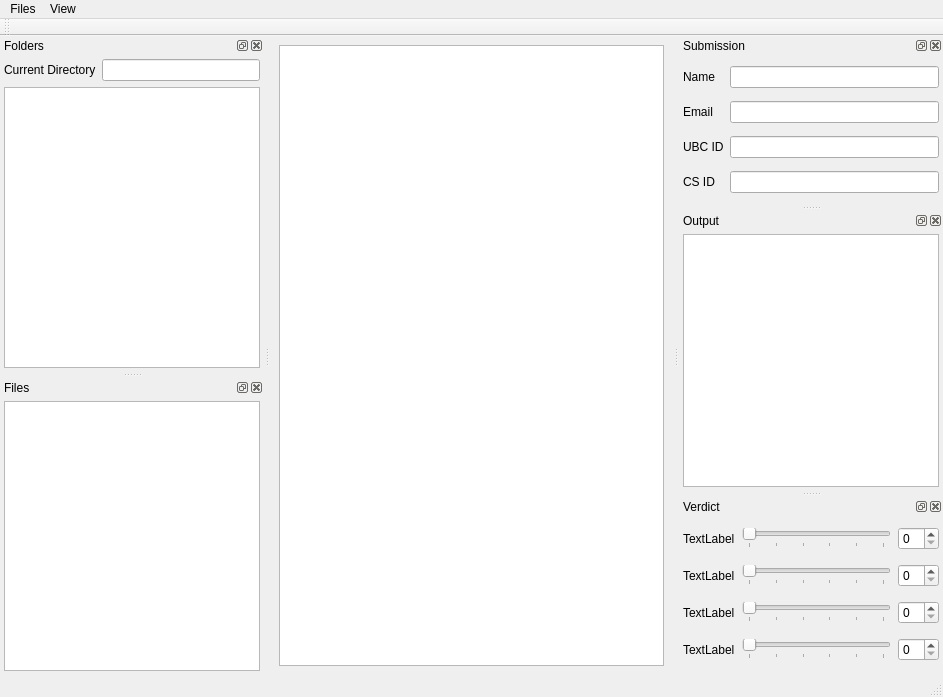
<?xml version="1.0" encoding="UTF-8"?>
<ui version="4.0">
 <class>MainWindow</class>
 <widget class="QMainWindow" name="MainWindow">
  <property name="geometry">
   <rect>
    <x>0</x>
    <y>0</y>
    <width>943</width>
    <height>697</height>
   </rect>
  </property>
  <property name="windowTitle">
   <string>MainWindow</string>
  </property>
  <widget class="QWidget" name="centralwidget">
   <layout class="QVBoxLayout" name="verticalLayout_4">
    <property name="spacing">
     <number>7</number>
    </property>
    <item>
     <widget class="QTextEdit" name="textEdit"/>
    </item>
   </layout>
  </widget>
  <widget class="QMenuBar" name="menubar">
   <property name="geometry">
    <rect>
     <x>0</x>
     <y>0</y>
     <width>943</width>
     <height>26</height>
    </rect>
   </property>
   <widget class="QMenu" name="menuFiles">
    <property name="title">
     <string>Files</string>
    </property>
    <widget class="QMenu" name="menuExport">
     <property name="title">
      <string>Export</string>
     </property>
     <addaction name="actionCSV"/>
     <addaction name="actionText"/>
    </widget>
    <addaction name="actionOpen_folder"/>
    <addaction name="menuExport"/>
    <addaction name="separator"/>
    <addaction name="actionQuit"/>
   </widget>
   <widget class="QMenu" name="menuWindow">
    <property name="title">
     <string>View</string>
    </property>
    <widget class="QMenu" name="menuToolbars">
     <property name="title">
      <string>Toolbars</string>
     </property>
     <addaction name="actionFiler"/>
    </widget>
    <addaction name="actionFolders"/>
    <addaction name="actionFiles"/>
    <addaction name="actionSubmission"/>
    <addaction name="actionOutput"/>
    <addaction name="actionVerdict"/>
    <addaction name="separator"/>
    <addaction name="menuToolbars"/>
   </widget>
   <addaction name="menuFiles"/>
   <addaction name="menuWindow"/>
  </widget>
  <widget class="QDockWidget" name="directoryBrowser">
   <property name="windowTitle">
    <string>Folders</string>
   </property>
   <attribute name="dockWidgetArea">
    <number>1</number>
   </attribute>
   <widget class="QWidget" name="dockWidgetContents">
    <layout class="QVBoxLayout" name="verticalLayout">
     <property name="leftMargin">
      <number>4</number>
     </property>
     <property name="topMargin">
      <number>4</number>
     </property>
     <property name="rightMargin">
      <number>4</number>
     </property>
     <property name="bottomMargin">
      <number>4</number>
     </property>
     <item>
      <layout class="QHBoxLayout" name="horizontalLayout">
       <item>
        <widget class="QLabel" name="label">
         <property name="text">
          <string>Current Directory</string>
         </property>
        </widget>
       </item>
       <item>
        <widget class="QLineEdit" name="lineEdit">
         <property name="readOnly">
          <bool>true</bool>
         </property>
        </widget>
       </item>
      </layout>
     </item>
     <item>
      <widget class="QListWidget" name="listWidget"/>
     </item>
    </layout>
   </widget>
  </widget>
  <widget class="QDockWidget" name="dockWidget_2">
   <property name="windowTitle">
    <string>Files</string>
   </property>
   <attribute name="dockWidgetArea">
    <number>1</number>
   </attribute>
   <widget class="QWidget" name="dockWidgetContents_2">
    <layout class="QVBoxLayout" name="verticalLayout_2">
     <property name="leftMargin">
      <number>4</number>
     </property>
     <property name="topMargin">
      <number>4</number>
     </property>
     <property name="rightMargin">
      <number>4</number>
     </property>
     <property name="bottomMargin">
      <number>4</number>
     </property>
     <item>
      <widget class="QListView" name="listView_2"/>
     </item>
    </layout>
   </widget>
  </widget>
  <widget class="QDockWidget" name="dockWidget">
   <property name="windowTitle">
    <string>Submission</string>
   </property>
   <attribute name="dockWidgetArea">
    <number>2</number>
   </attribute>
   <widget class="QWidget" name="dockWidgetContents_4">
    <layout class="QGridLayout" name="gridLayout_2">
     <property name="leftMargin">
      <number>4</number>
     </property>
     <property name="topMargin">
      <number>4</number>
     </property>
     <property name="rightMargin">
      <number>4</number>
     </property>
     <property name="bottomMargin">
      <number>4</number>
     </property>
     <item row="0" column="0">
      <widget class="QLabel" name="label_2">
       <property name="text">
        <string>Name</string>
       </property>
      </widget>
     </item>
     <item row="3" column="0">
      <widget class="QLabel" name="label_5">
       <property name="text">
        <string>CS ID</string>
       </property>
      </widget>
     </item>
     <item row="1" column="0">
      <widget class="QLabel" name="label_3">
       <property name="text">
        <string>Email</string>
       </property>
      </widget>
     </item>
     <item row="2" column="0">
      <widget class="QLabel" name="label_4">
       <property name="text">
        <string>UBC ID</string>
       </property>
      </widget>
     </item>
     <item row="0" column="1">
      <widget class="QLineEdit" name="lineEdit_2"/>
     </item>
     <item row="1" column="1">
      <widget class="QLineEdit" name="lineEdit_3"/>
     </item>
     <item row="2" column="1">
      <widget class="QLineEdit" name="lineEdit_4"/>
     </item>
     <item row="3" column="1">
      <widget class="QLineEdit" name="lineEdit_5"/>
     </item>
    </layout>
   </widget>
  </widget>
  <widget class="QDockWidget" name="dockWidget_9">
   <property name="windowTitle">
    <string>Output</string>
   </property>
   <attribute name="dockWidgetArea">
    <number>2</number>
   </attribute>
   <widget class="QWidget" name="dockWidgetContents_10">
    <layout class="QVBoxLayout" name="verticalLayout_5">
     <property name="leftMargin">
      <number>4</number>
     </property>
     <property name="topMargin">
      <number>4</number>
     </property>
     <property name="rightMargin">
      <number>4</number>
     </property>
     <property name="bottomMargin">
      <number>4</number>
     </property>
     <item>
      <widget class="QTextBrowser" name="textBrowser"/>
     </item>
    </layout>
   </widget>
  </widget>
  <widget class="QDockWidget" name="dockWidget_10">
   <property name="windowTitle">
    <string>Verdict</string>
   </property>
   <attribute name="dockWidgetArea">
    <number>2</number>
   </attribute>
   <widget class="QWidget" name="dockWidgetContents_11">
    <layout class="QGridLayout" name="gridLayout">
     <property name="leftMargin">
      <number>4</number>
     </property>
     <property name="topMargin">
      <number>4</number>
     </property>
     <property name="rightMargin">
      <number>4</number>
     </property>
     <property name="bottomMargin">
      <number>4</number>
     </property>
     <property name="spacing">
      <number>7</number>
     </property>
     <item row="2" column="0">
      <widget class="QLabel" name="label_8">
       <property name="text">
        <string>TextLabel</string>
       </property>
      </widget>
     </item>
     <item row="3" column="0">
      <widget class="QLabel" name="label_9">
       <property name="text">
        <string>TextLabel</string>
       </property>
      </widget>
     </item>
     <item row="0" column="2">
      <widget class="QSlider" name="horizontalSlider">
       <property name="maximum">
        <number>5</number>
       </property>
       <property name="orientation">
        <enum>Qt::Horizontal</enum>
       </property>
       <property name="tickPosition">
        <enum>QSlider::TicksBelow</enum>
       </property>
      </widget>
     </item>
     <item row="1" column="2">
      <widget class="QSlider" name="horizontalSlider_2">
       <property name="maximum">
        <number>5</number>
       </property>
       <property name="orientation">
        <enum>Qt::Horizontal</enum>
       </property>
       <property name="tickPosition">
        <enum>QSlider::TicksBelow</enum>
       </property>
      </widget>
     </item>
     <item row="2" column="2">
      <widget class="QSlider" name="horizontalSlider_3">
       <property name="maximum">
        <number>5</number>
       </property>
       <property name="orientation">
        <enum>Qt::Horizontal</enum>
       </property>
       <property name="tickPosition">
        <enum>QSlider::TicksBelow</enum>
       </property>
      </widget>
     </item>
     <item row="0" column="0">
      <widget class="QLabel" name="label_6">
       <property name="text">
        <string>TextLabel</string>
       </property>
      </widget>
     </item>
     <item row="3" column="2">
      <widget class="QSlider" name="horizontalSlider_4">
       <property name="maximum">
        <number>5</number>
       </property>
       <property name="orientation">
        <enum>Qt::Horizontal</enum>
       </property>
       <property name="invertedAppearance">
        <bool>false</bool>
       </property>
       <property name="tickPosition">
        <enum>QSlider::TicksBelow</enum>
       </property>
      </widget>
     </item>
     <item row="1" column="0">
      <widget class="QLabel" name="label_7">
       <property name="text">
        <string>TextLabel</string>
       </property>
      </widget>
     </item>
     <item row="0" column="3">
      <widget class="QSpinBox" name="spinBox"/>
     </item>
     <item row="1" column="3">
      <widget class="QSpinBox" name="spinBox_2"/>
     </item>
     <item row="2" column="3">
      <widget class="QSpinBox" name="spinBox_3"/>
     </item>
     <item row="3" column="3">
      <widget class="QSpinBox" name="spinBox_4"/>
     </item>
    </layout>
   </widget>
  </widget>
  <widget class="QToolBar" name="toolBar">
   <property name="windowTitle">
    <string>toolBar</string>
   </property>
   <attribute name="toolBarArea">
    <enum>TopToolBarArea</enum>
   </attribute>
   <attribute name="toolBarBreak">
    <bool>true</bool>
   </attribute>
  </widget>
  <widget class="QStatusBar" name="statusBar"/>
  <action name="actionOpen_folder">
   <property name="text">
    <string>Open folder</string>
   </property>
  </action>
  <action name="actionQuit">
   <property name="text">
    <string>Quit</string>
   </property>
  </action>
  <action name="actionCSV">
   <property name="text">
    <string>CSV</string>
   </property>
  </action>
  <action name="actionText">
   <property name="text">
    <string>Text</string>
   </property>
  </action>
  <action name="actionFolders">
   <property name="checkable">
    <bool>true</bool>
   </property>
   <property name="checked">
    <bool>true</bool>
   </property>
   <property name="text">
    <string>Folders</string>
   </property>
  </action>
  <action name="actionFiles">
   <property name="checkable">
    <bool>true</bool>
   </property>
   <property name="checked">
    <bool>true</bool>
   </property>
   <property name="text">
    <string>Files</string>
   </property>
  </action>
  <action name="actionSubmission">
   <property name="checkable">
    <bool>true</bool>
   </property>
   <property name="checked">
    <bool>true</bool>
   </property>
   <property name="text">
    <string>Submission</string>
   </property>
  </action>
  <action name="actionOutput">
   <property name="checkable">
    <bool>true</bool>
   </property>
   <property name="checked">
    <bool>true</bool>
   </property>
   <property name="text">
    <string>Output</string>
   </property>
  </action>
  <action name="actionVerdict">
   <property name="checkable">
    <bool>true</bool>
   </property>
   <property name="checked">
    <bool>true</bool>
   </property>
   <property name="text">
    <string>Verdict</string>
   </property>
  </action>
  <action name="actionFiler">
   <property name="text">
    <string>File</string>
   </property>
  </action>
 </widget>
 <resources/>
 <connections/>
</ui>
